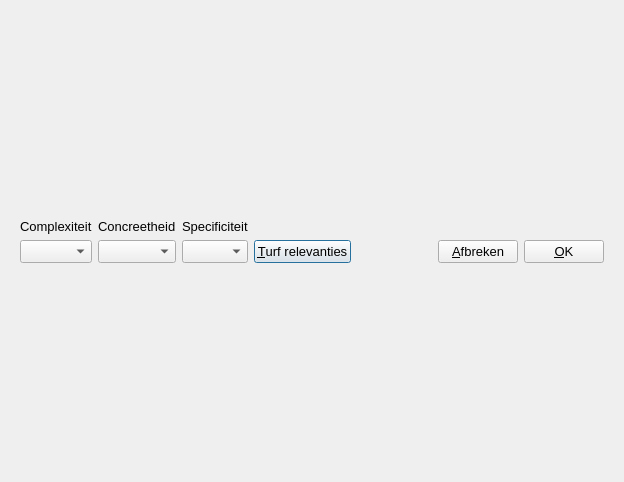
<?xml version="1.0" encoding="UTF-8"?>
<ui version="4.0">
 <class>QtRateConceptDialog</class>
 <widget class="QDialog" name="QtRateConceptDialog">
  <property name="geometry">
   <rect>
    <x>0</x>
    <y>0</y>
    <width>624</width>
    <height>482</height>
   </rect>
  </property>
  <property name="font">
   <font>
    <pointsize>10</pointsize>
   </font>
  </property>
  <property name="windowTitle">
   <string>Evalueer concept</string>
  </property>
  <layout class="QVBoxLayout" name="verticalLayout">
   <item>
    <layout class="QHBoxLayout" name="conceptmap_layout"/>
   </item>
   <item>
    <widget class="QWidget" name="widget_bottom" native="true">
     <property name="sizePolicy">
      <sizepolicy hsizetype="Preferred" vsizetype="Maximum">
       <horstretch>0</horstretch>
       <verstretch>0</verstretch>
      </sizepolicy>
     </property>
     <layout class="QGridLayout" name="gridLayout_4">
      <item row="0" column="1">
       <widget class="QLabel" name="label_concreteness">
        <property name="sizePolicy">
         <sizepolicy hsizetype="Preferred" vsizetype="Preferred">
          <horstretch>0</horstretch>
          <verstretch>0</verstretch>
         </sizepolicy>
        </property>
        <property name="text">
         <string>Concreetheid</string>
        </property>
       </widget>
      </item>
      <item row="1" column="4">
       <widget class="QPushButton" name="button_tally_relevancies">
        <property name="toolTip">
         <string>Door te turven welke concepten en voorbeelden relevant zijn, zal het programma een suggestie geven</string>
        </property>
        <property name="text">
         <string>&amp;Turf relevanties</string>
        </property>
       </widget>
      </item>
      <item row="0" column="0">
       <widget class="QLabel" name="label_complexity">
        <property name="text">
         <string>Complexiteit</string>
        </property>
       </widget>
      </item>
      <item row="1" column="0">
       <widget class="QComboBox" name="box_complexity">
        <property name="sizePolicy">
         <sizepolicy hsizetype="Preferred" vsizetype="Preferred">
          <horstretch>0</horstretch>
          <verstretch>0</verstretch>
         </sizepolicy>
        </property>
        <property name="currentIndex">
         <number>-1</number>
        </property>
        <item>
         <property name="text">
          <string>0</string>
         </property>
        </item>
        <item>
         <property name="text">
          <string>1</string>
         </property>
        </item>
        <item>
         <property name="text">
          <string>2</string>
         </property>
        </item>
       </widget>
      </item>
      <item row="1" column="3">
       <widget class="QComboBox" name="box_specificity">
        <property name="currentIndex">
         <number>-1</number>
        </property>
        <item>
         <property name="text">
          <string>0</string>
         </property>
        </item>
        <item>
         <property name="text">
          <string>1</string>
         </property>
        </item>
        <item>
         <property name="text">
          <string>2</string>
         </property>
        </item>
       </widget>
      </item>
      <item row="0" column="3">
       <widget class="QLabel" name="label_specificity">
        <property name="text">
         <string>Specificiteit</string>
        </property>
       </widget>
      </item>
      <item row="1" column="7">
       <widget class="QPushButton" name="button_ok">
        <property name="sizePolicy">
         <sizepolicy hsizetype="Minimum" vsizetype="Maximum">
          <horstretch>0</horstretch>
          <verstretch>0</verstretch>
         </sizepolicy>
        </property>
        <property name="toolTip">
         <string>Dit scherm sluiten met behoud van gedane wijzigingen</string>
        </property>
        <property name="text">
         <string>&amp;OK</string>
        </property>
       </widget>
      </item>
      <item row="1" column="1">
       <widget class="QComboBox" name="box_concreteness">
        <property name="sizePolicy">
         <sizepolicy hsizetype="Preferred" vsizetype="Preferred">
          <horstretch>0</horstretch>
          <verstretch>0</verstretch>
         </sizepolicy>
        </property>
        <property name="currentIndex">
         <number>-1</number>
        </property>
        <item>
         <property name="text">
          <string>0</string>
         </property>
        </item>
        <item>
         <property name="text">
          <string>1</string>
         </property>
        </item>
        <item>
         <property name="text">
          <string>2</string>
         </property>
        </item>
       </widget>
      </item>
      <item row="1" column="5">
       <spacer name="horizontalSpacer">
        <property name="orientation">
         <enum>Qt::Horizontal</enum>
        </property>
        <property name="sizeHint" stdset="0">
         <size>
          <width>40</width>
          <height>20</height>
         </size>
        </property>
       </spacer>
      </item>
      <item row="1" column="6">
       <widget class="QPushButton" name="button_cancel">
        <property name="toolTip">
         <string>Dit scherm sluiten met verlies van gedane wijzigingen</string>
        </property>
        <property name="text">
         <string>&amp;Afbreken</string>
        </property>
       </widget>
      </item>
     </layout>
    </widget>
   </item>
  </layout>
 </widget>
 <tabstops>
  <tabstop>box_complexity</tabstop>
  <tabstop>box_concreteness</tabstop>
  <tabstop>box_specificity</tabstop>
  <tabstop>button_ok</tabstop>
 </tabstops>
 <resources/>
 <connections/>
</ui>
